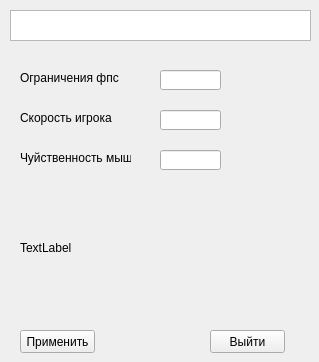
<?xml version="1.0" encoding="UTF-8"?>
<ui version="4.0">
 <class>Settings</class>
 <widget class="QWidget" name="Settings">
  <property name="geometry">
   <rect>
    <x>0</x>
    <y>0</y>
    <width>319</width>
    <height>362</height>
   </rect>
  </property>
  <property name="windowTitle">
   <string>Form</string>
  </property>
  <widget class="QTextEdit" name="textEdit">
   <property name="geometry">
    <rect>
     <x>10</x>
     <y>10</y>
     <width>301</width>
     <height>31</height>
    </rect>
   </property>
  </widget>
  <widget class="QLabel" name="label_2">
   <property name="geometry">
    <rect>
     <x>20</x>
     <y>70</y>
     <width>161</width>
     <height>16</height>
    </rect>
   </property>
   <property name="text">
    <string>Ограничения фпс</string>
   </property>
  </widget>
  <widget class="QLabel" name="label_3">
   <property name="geometry">
    <rect>
     <x>20</x>
     <y>110</y>
     <width>111</width>
     <height>16</height>
    </rect>
   </property>
   <property name="text">
    <string>Скорость игрока</string>
   </property>
  </widget>
  <widget class="QLabel" name="label_4">
   <property name="geometry">
    <rect>
     <x>20</x>
     <y>150</y>
     <width>111</width>
     <height>16</height>
    </rect>
   </property>
   <property name="text">
    <string>Чуйственность мыши</string>
   </property>
  </widget>
  <widget class="QLineEdit" name="lineEdit">
   <property name="geometry">
    <rect>
     <x>160</x>
     <y>70</y>
     <width>61</width>
     <height>20</height>
    </rect>
   </property>
  </widget>
  <widget class="QLineEdit" name="lineEdit_2">
   <property name="geometry">
    <rect>
     <x>160</x>
     <y>110</y>
     <width>61</width>
     <height>20</height>
    </rect>
   </property>
  </widget>
  <widget class="QPushButton" name="pushButton">
   <property name="geometry">
    <rect>
     <x>20</x>
     <y>330</y>
     <width>75</width>
     <height>23</height>
    </rect>
   </property>
   <property name="text">
    <string>Применить</string>
   </property>
  </widget>
  <widget class="QPushButton" name="pushButton_2">
   <property name="geometry">
    <rect>
     <x>210</x>
     <y>330</y>
     <width>75</width>
     <height>23</height>
    </rect>
   </property>
   <property name="text">
    <string>Выйти</string>
   </property>
  </widget>
  <widget class="QLineEdit" name="lineEdit_3">
   <property name="geometry">
    <rect>
     <x>160</x>
     <y>150</y>
     <width>61</width>
     <height>20</height>
    </rect>
   </property>
  </widget>
  <widget class="QLabel" name="label">
   <property name="geometry">
    <rect>
     <x>20</x>
     <y>240</y>
     <width>371</width>
     <height>16</height>
    </rect>
   </property>
   <property name="text">
    <string>TextLabel</string>
   </property>
  </widget>
 </widget>
 <resources/>
 <connections/>
</ui>
